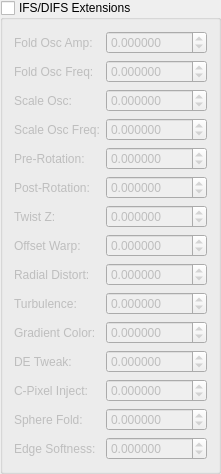
   <widget class="MyGroupBox" name="groupCheck_ifs_difs_extensions">
    <property name="title">
     <string>IFS/DIFS Extensions</string>
    </property>
    <property name="checkable">
     <bool>true</bool>
    </property>
    <property name="checked">
     <bool>false</bool>
    </property>
    <layout class="QGridLayout">
     <item row="0" column="0">
      <widget class="QLabel">
       <property name="text"><string>Fold Osc Amp:</string></property>
      </widget>
     </item>
     <item row="0" column="1">
      <widget class="MyDoubleSpinBox" name="spinboxd_transf_ifs_fold_osc_amp">
       <property name="decimals"><number>6</number></property>
       <property name="minimum"><double>-1000.000000</double></property>
       <property name="maximum"><double>1000.000000</double></property>
       <property name="singleStep"><double>0.1</double></property>
      </widget>
     </item>
     <item row="1" column="0">
      <widget class="QLabel">
       <property name="text"><string>Fold Osc Freq:</string></property>
      </widget>
     </item>
     <item row="1" column="1">
      <widget class="MyDoubleSpinBox" name="spinboxd_transf_ifs_fold_osc_freq">
       <property name="decimals"><number>6</number></property>
       <property name="minimum"><double>-1000.000000</double></property>
       <property name="maximum"><double>1000.000000</double></property>
       <property name="singleStep"><double>0.1</double></property>
      </widget>
     </item>
     <item row="2" column="0">
      <widget class="QLabel">
       <property name="text"><string>Scale Osc:</string></property>
      </widget>
     </item>
     <item row="2" column="1">
      <widget class="MyDoubleSpinBox" name="spinboxd_transf_ifs_scale_osc">
       <property name="decimals"><number>6</number></property>
       <property name="minimum"><double>-1000.000000</double></property>
       <property name="maximum"><double>1000.000000</double></property>
       <property name="singleStep"><double>0.1</double></property>
      </widget>
     </item>
     <item row="3" column="0">
      <widget class="QLabel">
       <property name="text"><string>Scale Osc Freq:</string></property>
      </widget>
     </item>
     <item row="3" column="1">
      <widget class="MyDoubleSpinBox" name="spinboxd_transf_ifs_scale_osc_freq">
       <property name="decimals"><number>6</number></property>
       <property name="minimum"><double>-1000.000000</double></property>
       <property name="maximum"><double>1000.000000</double></property>
       <property name="singleStep"><double>0.1</double></property>
      </widget>
     </item>
     <item row="4" column="0">
      <widget class="QLabel">
       <property name="text"><string>Pre-Rotation:</string></property>
      </widget>
     </item>
     <item row="4" column="1">
      <widget class="MyDoubleSpinBox" name="spinboxd_transf_ifs_pre_rot_angle">
       <property name="decimals"><number>6</number></property>
       <property name="minimum"><double>-1000.000000</double></property>
       <property name="maximum"><double>1000.000000</double></property>
       <property name="singleStep"><double>0.1</double></property>
      </widget>
     </item>
     <item row="5" column="0">
      <widget class="QLabel">
       <property name="text"><string>Post-Rotation:</string></property>
      </widget>
     </item>
     <item row="5" column="1">
      <widget class="MyDoubleSpinBox" name="spinboxd_transf_ifs_post_rot_angle">
       <property name="decimals"><number>6</number></property>
       <property name="minimum"><double>-1000.000000</double></property>
       <property name="maximum"><double>1000.000000</double></property>
       <property name="singleStep"><double>0.1</double></property>
      </widget>
     </item>
     <item row="6" column="0">
      <widget class="QLabel">
       <property name="text"><string>Twist Z:</string></property>
      </widget>
     </item>
     <item row="6" column="1">
      <widget class="MyDoubleSpinBox" name="spinboxd_transf_ifs_twist_z">
       <property name="decimals"><number>6</number></property>
       <property name="minimum"><double>-1000.000000</double></property>
       <property name="maximum"><double>1000.000000</double></property>
       <property name="singleStep"><double>0.1</double></property>
      </widget>
     </item>
     <item row="7" column="0">
      <widget class="QLabel">
       <property name="text"><string>Offset Warp:</string></property>
      </widget>
     </item>
     <item row="7" column="1">
      <widget class="MyDoubleSpinBox" name="spinboxd_transf_ifs_offset_warp">
       <property name="decimals"><number>6</number></property>
       <property name="minimum"><double>-1000.000000</double></property>
       <property name="maximum"><double>1000.000000</double></property>
       <property name="singleStep"><double>0.1</double></property>
      </widget>
     </item>
     <item row="8" column="0">
      <widget class="QLabel">
       <property name="text"><string>Radial Distort:</string></property>
      </widget>
     </item>
     <item row="8" column="1">
      <widget class="MyDoubleSpinBox" name="spinboxd_transf_ifs_radial_distort">
       <property name="decimals"><number>6</number></property>
       <property name="minimum"><double>-1000.000000</double></property>
       <property name="maximum"><double>1000.000000</double></property>
       <property name="singleStep"><double>0.1</double></property>
      </widget>
     </item>
     <item row="9" column="0">
      <widget class="QLabel">
       <property name="text"><string>Turbulence:</string></property>
      </widget>
     </item>
     <item row="9" column="1">
      <widget class="MyDoubleSpinBox" name="spinboxd_transf_ifs_turbulence">
       <property name="decimals"><number>6</number></property>
       <property name="minimum"><double>-1000.000000</double></property>
       <property name="maximum"><double>1000.000000</double></property>
       <property name="singleStep"><double>0.1</double></property>
      </widget>
     </item>
     <item row="10" column="0">
      <widget class="QLabel">
       <property name="text"><string>Gradient Color:</string></property>
      </widget>
     </item>
     <item row="10" column="1">
      <widget class="MyDoubleSpinBox" name="spinboxd_transf_ifs_gradient_color">
       <property name="decimals"><number>6</number></property>
       <property name="minimum"><double>-1000.000000</double></property>
       <property name="maximum"><double>1000.000000</double></property>
       <property name="singleStep"><double>0.1</double></property>
      </widget>
     </item>
     <item row="11" column="0">
      <widget class="QLabel">
       <property name="text"><string>DE Tweak:</string></property>
      </widget>
     </item>
     <item row="11" column="1">
      <widget class="MyDoubleSpinBox" name="spinboxd_transf_ifs_de_tweak">
       <property name="decimals"><number>6</number></property>
       <property name="minimum"><double>-1000.000000</double></property>
       <property name="maximum"><double>1000.000000</double></property>
       <property name="singleStep"><double>0.1</double></property>
      </widget>
     </item>
     <item row="12" column="0">
      <widget class="QLabel">
       <property name="text"><string>C-Pixel Inject:</string></property>
      </widget>
     </item>
     <item row="12" column="1">
      <widget class="MyDoubleSpinBox" name="spinboxd_transf_ifs_cpixel_inject">
       <property name="decimals"><number>6</number></property>
       <property name="minimum"><double>-1000.000000</double></property>
       <property name="maximum"><double>1000.000000</double></property>
       <property name="singleStep"><double>0.1</double></property>
      </widget>
     </item>
     <item row="13" column="0">
      <widget class="QLabel">
       <property name="text"><string>Sphere Fold:</string></property>
      </widget>
     </item>
     <item row="13" column="1">
      <widget class="MyDoubleSpinBox" name="spinboxd_transf_ifs_sphere_fold">
       <property name="decimals"><number>6</number></property>
       <property name="minimum"><double>-1000.000000</double></property>
       <property name="maximum"><double>1000.000000</double></property>
       <property name="singleStep"><double>0.1</double></property>
      </widget>
     </item>
     <item row="14" column="0">
      <widget class="QLabel">
       <property name="text"><string>Edge Softness:</string></property>
      </widget>
     </item>
     <item row="14" column="1">
      <widget class="MyDoubleSpinBox" name="spinboxd_transf_ifs_edge_softness">
       <property name="decimals"><number>6</number></property>
       <property name="minimum"><double>-1000.000000</double></property>
       <property name="maximum"><double>1000.000000</double></property>
       <property name="singleStep"><double>0.1</double></property>
      </widget>
     </item>
    </layout>
   </widget>
